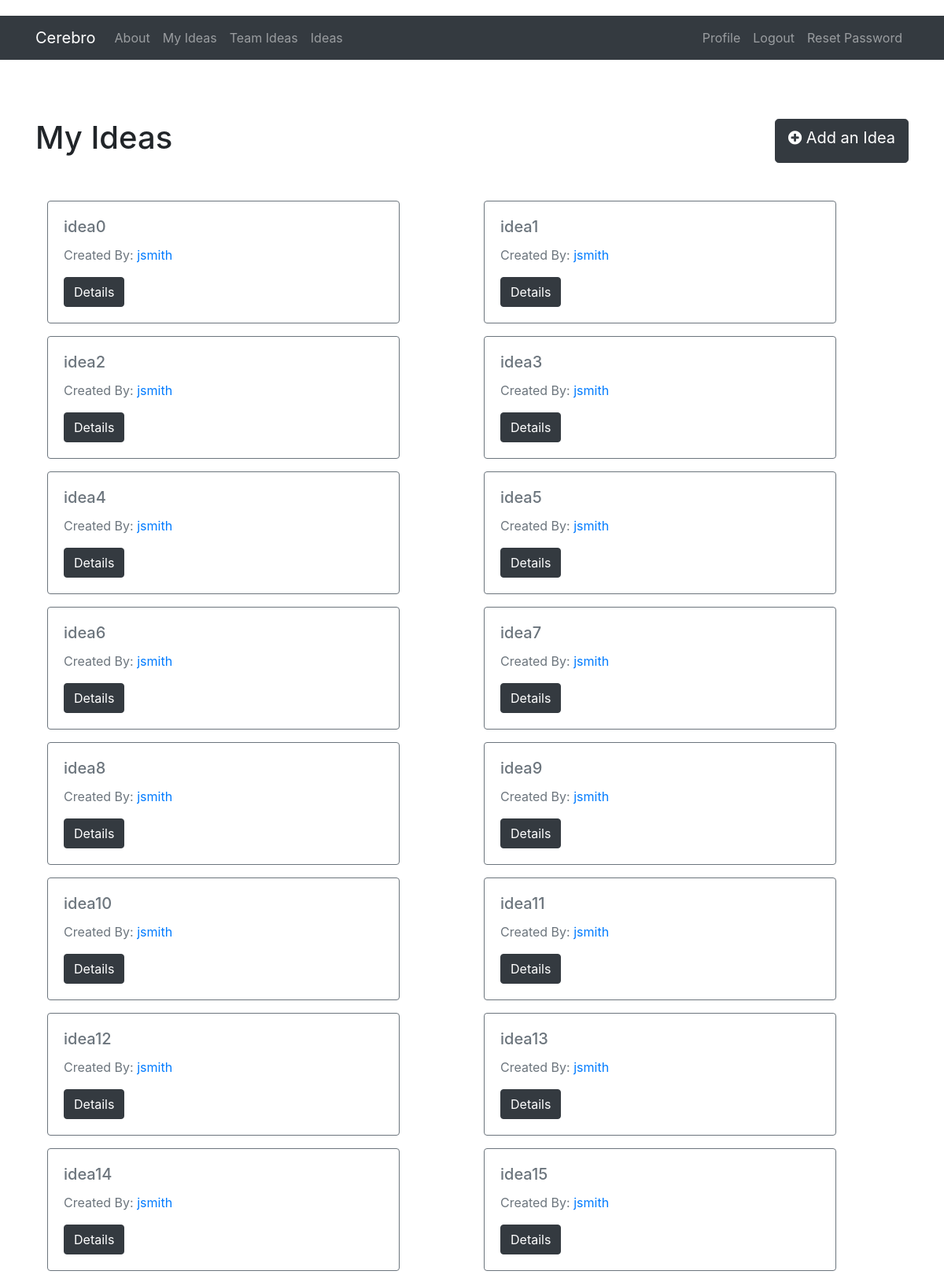
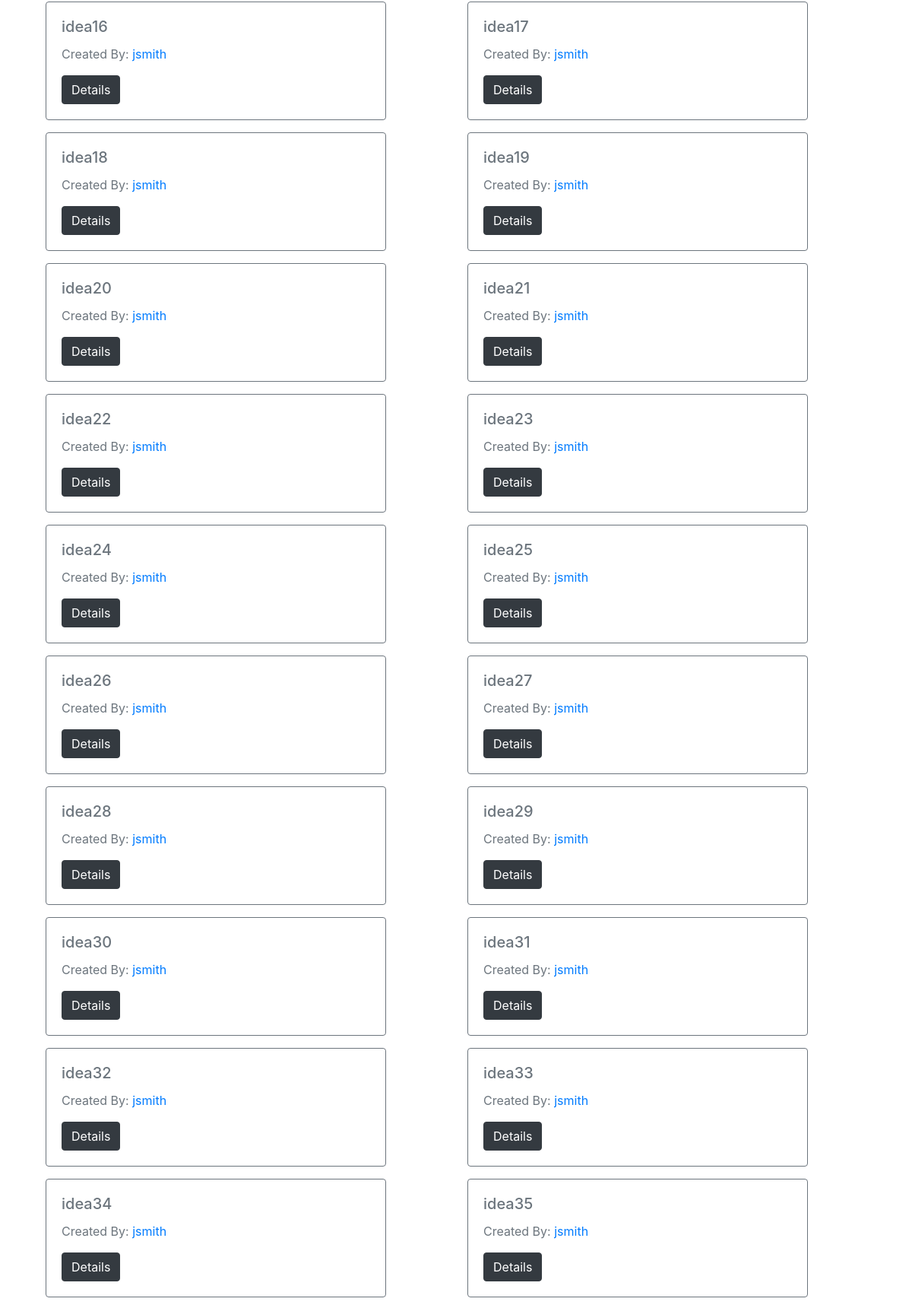
/my_ideas (signed in, upper part), run on the app's committed database (2 pictures, top to bottom).
### project/server/models.py (models this page shows, shortened)
class Idea(db.Model):
    __tablename__ = "ideas"
    id = db.Column(db.Integer, primary_key=True, autoincrement=True)
    title = db.Column(db.String(255), nullable=False)
    description = db.Column(db.String(1024), nullable=True)
    owner = db.Column(db.Integer, nullable=False)
    rating = db.Column(db.Integer, nullable=True)
    created_date = db.Column(db.DateTime, nullable=False)
    access = db.Column(db.String(255), nullable=False)
    def get_username(self, id):
        user = User.query.filter_by(id=id).first()
        return user.user_name

class User(db.Model):
    __tablename__ = "users"
    id = db.Column(db.Integer, primary_key=True, autoincrement=True)
    user_name = db.Column(db.String(255), unique=True, nullable=False)
    email = db.Column(db.String(255), unique=True, nullable=False)
    password = db.Column(db.String(255), nullable=False)
    registered_on = db.Column(db.DateTime, nullable=False)
    last_login = db.Column(db.DateTime, nullable=False)
    admin = db.Column(db.Boolean, nullable=False, default=False)
    first_name = db.Column(db.String(255), nullable=True)
    last_name = db.Column(db.String(255), nullable=True)
    profile_status = db.Column(db.String(255), nullable=False)
    profile_pic = db.Column(db.String(1024), nullable=True)
    about_me = db.Column(db.String(1024), nullable=True)
    location = db.Column(db.String(255), nullable=True)
    age = db.Column(db.String(255), nullable=True)
    website = db.Column(db.String(1024), nullable=True)
    facebook_url = db.Column(db.String(255), nullable=True)
    twitter_url = db.Column(db.String(255), nullable=True)

### project/server/user/views.py (the view)
@user_blueprint.route('/my_ideas', methods=['GET', 'POST'])
def my_ideas():
    owner_id = current_user.id
    idea_list = Idea.query.filter_by(owner=owner_id).all()
    return render_template('user/ideas.html', ideas=idea_list, title='My Ideas')

### project/server/__init__.py (called while the page is built)
@login_manager.user_loader
def load_user(user_id):
    return User.query.filter(User.id == int(user_id)).first()

### project/client/templates/user/ideas.html (shortened to what this page needs)
{% extends "_base.html" %}
{% block content %}
    <div class="container">
    <div class="row">
        <h1>{{ title }}</h1>
        <a class="btn btn-dark btn-lg ml-auto" href="{{ url_for('user.create_idea') }}">
            <i class="fa fa-plus-circle"></i> Add an Idea
        </a>
    </div>
    <br>
    <br>
    {% if ideas | length > 0 %}
    {% for idea_row in ideas | slice(2) %}
    <div class="row">
        {% for idea in idea_row %}
        <div class="col-sm-6">
            <div class="card border-secondary mb-3" style="max-width: 28rem;">
                <div class="card-body text-secondary">
                    <h5 class="card-title">{{ idea.title }}</h5>
                    <p class="card-text">Created By: <a href={{ url_for('user.user_profile', username=idea.get_username(idea.owner)) }}>{{ idea.get_username(idea.owner) }}</a></p>
                    <a href={{ url_for('user.idea_detail', idea=idea.id) }} class="btn btn-dark">Details</a>
                </div>
            </div>
        </div>
        {% endfor %}
    </div>
    {% endfor %}
    {% else %}
    No ideas today.  Go make some!
    {% endif %}
{% endblock %}

### project/client/static/user_profile.css (style rules this page uses)
body { margin-top:20px; }

### data on the page
Idea: title "idea0", get_username "jsmith"
Idea: title "idea1", get_username "jsmith"
Idea: title "idea2", get_username "jsmith"
Idea: title "idea3", get_username "jsmith"
Idea: title "idea4", get_username "jsmith"
Idea: title "idea5", get_username "jsmith"
Idea: title "idea6", get_username "jsmith"
Idea: title "idea7", get_username "jsmith"
Idea: title "idea8", get_username "jsmith"
Idea: title "idea9", get_username "jsmith"
Idea: title "idea10", get_username "jsmith"
Idea: title "idea11", get_username "jsmith"
Idea: title "idea12", get_username "jsmith"
Idea: title "idea13", get_username "jsmith"
Idea: title "idea14", get_username "jsmith"
Idea: title "idea15", get_username "jsmith"
Idea: title "idea16", get_username "jsmith"
Idea: title "idea17", get_username "jsmith"
Idea: title "idea18", get_username "jsmith"
Idea: title "idea19", get_username "jsmith"
Idea: title "idea20", get_username "jsmith"
Idea: title "idea21", get_username "jsmith"
Idea: title "idea22", get_username "jsmith"
Idea: title "idea23", get_username "jsmith"
Idea: title "idea24", get_username "jsmith"
Idea: title "idea25", get_username "jsmith"
Idea: title "idea26", get_username "jsmith"
Idea: title "idea27", get_username "jsmith"
Idea: title "idea28", get_username "jsmith"
Idea: title "idea29", get_username "jsmith"
Idea: title "idea30", get_username "jsmith"
Idea: title "idea31", get_username "jsmith"
Idea: title "idea32", get_username "jsmith"
Idea: title "idea33", get_username "jsmith"
Idea: title "idea34", get_username "jsmith"
Idea: title "idea35", get_username "jsmith"

### other printed values
{{ title }} "My Ideas"
